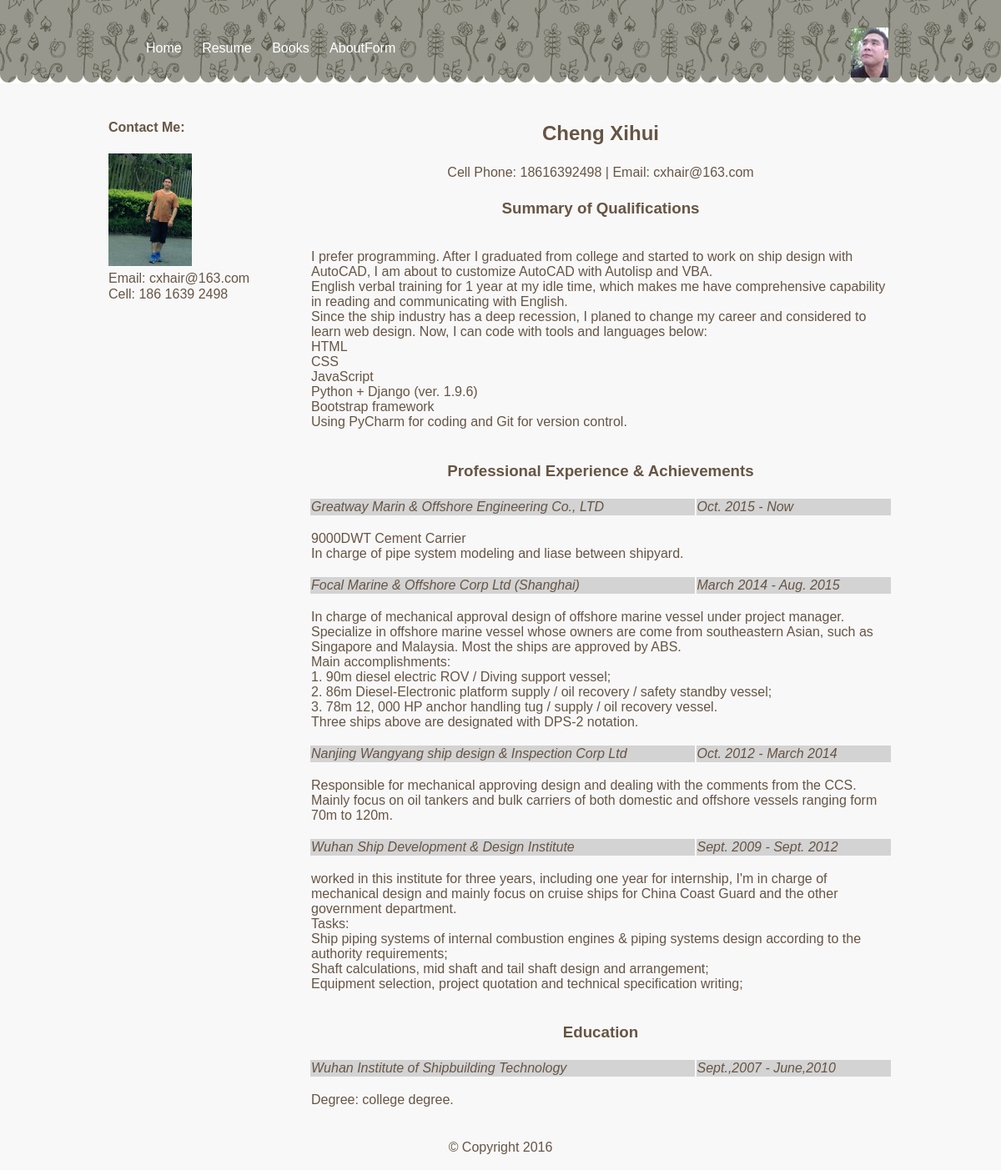
Page /resume/detail/1/ on the committed database.
### resume/models.py (models this page shows, shortened)
class Profile(models.Model):
    name = models.CharField(max_length=50, blank=False)
    phone = models.CharField(max_length=20, blank=False)
    email = models.EmailField(max_length=254, blank=False)

class Qualifications(models.Model):
    profile = models.ForeignKey(Profile, on_delete=models.CASCADE)
    detail_item = models.TextField()

class CommonInfo(models.Model):
    profile = models.ForeignKey(Profile, on_delete=models.CASCADE)
    organisation = models.CharField(max_length=150)
    from_date = models.DateField(verbose_name="Since")
    to_date = models.DateField(verbose_name="To")
    detail = models.TextField(verbose_name="Detail Description")
    class Meta:
        abstract = True
        ordering = ['to_date']

class Achievements(CommonInfo):
    pass

class Education(CommonInfo):
    pass

### resume/views.py (the view)
# urls.py: url(r'^detail/(?P<pk>[0-9]+)/$', views.ShowResume.as_view(), name='profile'),
class ShowResume(generic.DetailView):
    template_name = 'resume/profile.html'
    context_object_name = 'profile'
    model = Profile
    def get_context_data(self, **kwargs):
        context = super(ShowResume, self).get_context_data(**kwargs)
        obj = Profile.objects.get(pk=self.kwargs.get(self.pk_url_kwarg))
        context['Qualifications'] = obj.qualifications_set.all()
        context['Achievements'] = obj.achievements_set.all().order_by('-to_date')
        context['Education'] = obj.education_set.all().order_by('-to_date')
        return context

### resume/templates/resume/profile.html (shortened to what this page needs)
{% extends "generic/base.html" %}
{% block content %}
<table class="tbresume">
    <tr>
        <td class="centerlise" colspan="2"><h2>{{ profile.name|title }}</h2></td>
    </tr>
    <tr>
        <td class="centerlise" colspan="2">Cell Phone: {{ profile.phone }} | Email: {{ profile.email }} </td>
    </tr>
    <tr>
        <td class="centerlise" colspan="2"><h3>Summary of Qualifications</h3></td>
    </tr>
    <tr>
        <td colspan="2">
        {% for item in Qualifications %}
            {{ item.detail_item|linebreaks }}
        {% empty %}
            Sorry, The author forget to complete.
        {% endfor %}
        </td>
    </tr>
    <tr>
        <td class="centerlise" colspan="2"><h3>Professional Experience & Achievements</h3></td>
    </tr>
    {% for item in Achievements %}
    <tr class="title">
        <td>{{ item.organisation }}</td>
        {% if forloop.first %}
        <td>{{ item.from_date|date:"N Y" }} - Now</td>
        {% else %}
        <td>{{ item.from_date|date:"N Y" }} - {{ item.to_date|date:"N Y" }}</td>
        {% endif %}
    </tr>
    <tr class="none">
        <td colspan="2">{{ item.detail|linebreaks }}</td>
    </tr>
    {% endfor %}
    <tr>
        <td class="centerlise" colspan="2"><h3>Education</h3></td>
    </tr>
    {% for item in Education %}
    <tr class="title">
        <td>{{ item.organisation}}</td>
        <td>{{ item.from_date|date:"N,Y" }} - {{ item.to_date|date:"N,Y" }}</td>
    </tr>
    <tr class="none">
        <td colspan="2">{{ item.detail|linebreaks }}</td>
    </tr>
    {% endfor %}
</table>
{% endblock content %}

### static/css/960_12_col.css (style rules this page uses)
body { min-width: 960px; }

### static/css/style.css (style rules this page uses)
* { font-family: Arial, Verdana; color: #665544; }
body { background-image: url("/static/img/header.gif"); background-repeat: repeat-x; background-color: #f8f8f8; padding: 5px; }
.tbresume .centerlise { text-align: center; margin: 0.1em auto 0.1em auto; }
.tbresume .title { border-bottom: 1px solid; font-style: italic; background-color: lightgray; }

### rows in the picture
Profile: name "Cheng Xihui", phone "18616392498", email "cxhair@163.com"
Qualifications: detail_item "I prefer programming. After I graduated from college and started to work on ship design with AutoCAD, I am about to customize AutoCAD with Autolisp and VBA. English verbal training for 1 year at my idle time, which makes me have comprehensive capability in reading and communicating with English. Since the ship industry has a deep recession, I planed to change my career and considered to learn web design. Now, I can code with tools and languages below: HTML CSS JavaScript Python + Django (ver. 1.9.6) Bootstrap framework Using PyCharm for coding and Git for version control."
Achievements: organisation "Greatway Marin & Offshore Engineering Co., LTD", from_date "Oct. 2015", detail "9000DWT Cement Carrier In charge of pipe system modeling and liase between shipyard."
Achievements: organisation "Focal Marine & Offshore Corp Ltd (Shanghai)", from_date "March 2014", to_date "Aug. 2015", detail "In charge of mechanical approval design of offshore marine vessel under project manager. Specialize in offshore marine vessel whose owners are come from southeastern Asian, such as Singapore and Malaysia. Most the ships are approved by ABS. Main accomplishments: 1. 90m diesel electric ROV / Diving support vessel; 2. 86m Diesel-Electronic platform supply / oil recovery / safety standby vessel; 3. 78m 12, 000 HP anchor handling tug / supply / oil recovery vessel. Three ships above are designated with DPS-2 notation."
Achievements: organisation "Nanjing Wangyang ship design & Inspection Corp Ltd", from_date "Oct. 2012", to_date "March 2014", detail "Responsible for mechanical approving design and dealing with the comments from the CCS. Mainly focus on oil tankers and bulk carriers of both domestic and offshore vessels ranging form 70m to 120m."
Achievements: organisation "Wuhan Ship Development & Design Institute", from_date "Sept. 2009", to_date "Sept. 2012", detail "worked in this institute for three years, including one year for internship, I'm in charge of mechanical design and mainly focus on cruise ships for China Coast Guard and the other government department. Tasks: Ship piping systems of internal combustion engines & piping systems design according to the authority requirements; Shaft calculations, mid shaft and tail shaft design and arrangement; Equipment selection, project quotation and technical specification writing;"
Education: organisation "Wuhan Institute of Shipbuilding Technology", from_date "Sept.,2007", to_date "June,2010", detail "Degree: college degree."
